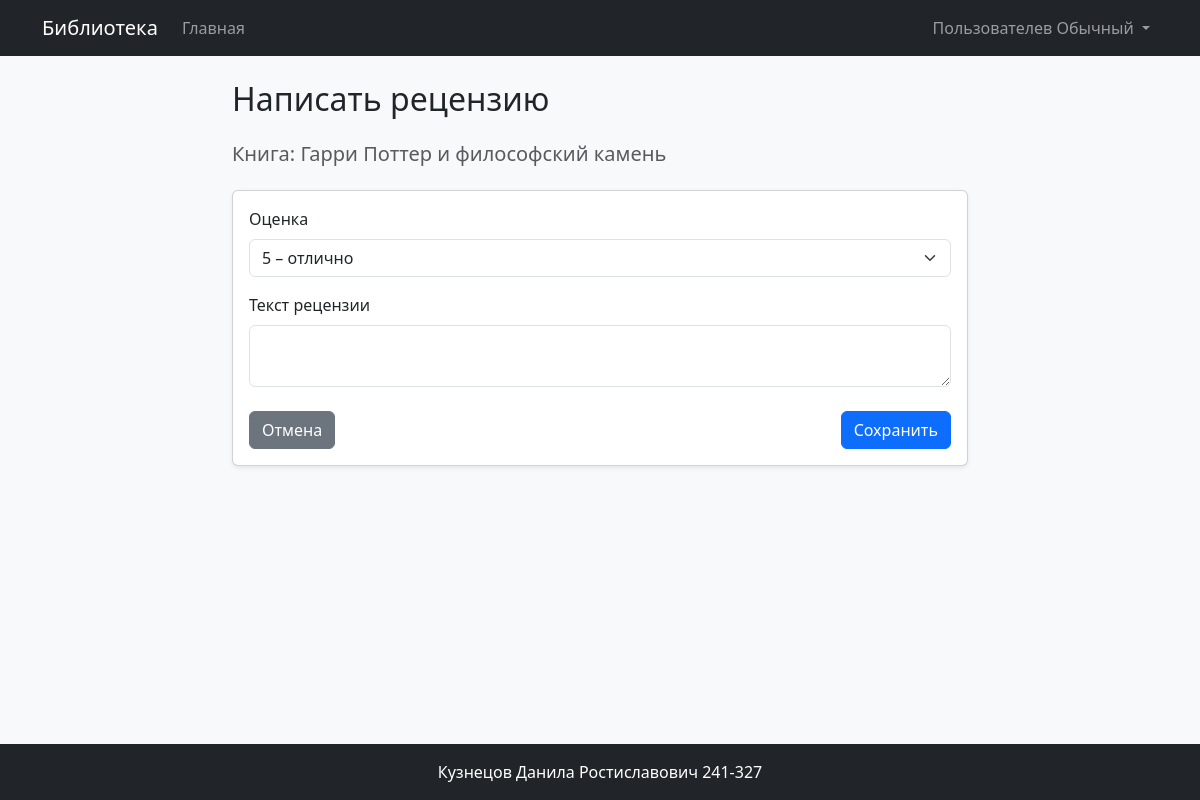
The app's page /book/5/review (signed in) with its own data.
### app/models.py (models this page shows, shortened)
class User(UserMixin, db.Model):
    __tablename__ = 'users'
    id = db.Column(db.Integer, primary_key=True)
    login = db.Column(db.String(50), nullable=False, unique=True)
    password_hash = db.Column(db.String(255), nullable=False)
    last_name = db.Column(db.String(50), nullable=False)
    first_name = db.Column(db.String(50), nullable=False)
    middle_name = db.Column(db.String(50), nullable=True)
    role_id = db.Column(db.Integer, db.ForeignKey('roles.id'), nullable=False)
    reviews = db.relationship('Review', backref='user', lazy=True)
    visit_logs = db.relationship('VisitLog', backref='user', lazy=True)
    @property
    def is_admin(self):
        return self.role.name == 'Администратор'
    @property
    def full_name(self):
        if self.middle_name:
            return f"{self.last_name} {self.first_name} {self.middle_name}"
        return f"{self.last_name} {self.first_name}"

class Book(db.Model):
    __tablename__ = 'books'
    id = db.Column(db.Integer, primary_key=True)
    title = db.Column(db.String(200), nullable=False)
    short_desc = db.Column(db.Text, nullable=False)
    year = db.Column(db.Integer, nullable=False)
    publisher = db.Column(db.String(100), nullable=False)
    author = db.Column(db.String(100), nullable=False)
    pages = db.Column(db.Integer, nullable=False)
    created_at = db.Column(db.DateTime, default=datetime.utcnow)
    genres = db.relationship('Genre', secondary=book_genres, backref=db.backref('books', lazy=True))
    cover = db.relationship('Cover', backref='book', uselist=False, cascade="all, delete-orphan")
    reviews = db.relationship('Review', backref='book', cascade="all, delete-orphan", lazy=True)
    visit_logs = db.relationship('VisitLog', backref='book', cascade="all, delete-orphan", lazy=True)

### app/routes.py (the view, shortened to what this page needs)
@bp.route('/book/<int:book_id>/review', methods=['GET', 'POST'])
@login_required
def add_review(book_id):
    book = Book.query.get_or_404(book_id)
    existing_review = Review.query.filter_by(book_id=book.id, user_id=current_user.id).first()
    if existing_review:
        flash('Вы уже оставляли рецензию на эту книгу', 'warning')
        return redirect(url_for('main.view_book', book_id=book.id))
    return render_template('book/review.html', book=book)

### app/auth.py (called while the page is built)
@login_manager.user_loader
def load_user(user_id):
    return User.query.get(int(user_id))

### app/templates/book/review.html (shortened to what this page needs)
{% extends 'base.html' %}
{% block content %}
<div class="row justify-content-center">
    <div class="col-md-8">
        <h2 class="mb-4">Написать рецензию</h2>
        <h5 class="text-muted mb-4">Книга: {{ book.title }}</h5>
        <div class="card shadow-sm">
            <div class="card-body">
                <form method="POST">
                    <div class="mb-3">
                        <label for="rating" class="form-label">Оценка</label>
                        <select class="form-select" id="rating" name="rating" required>
                            <option value="5" selected>5 – отлично</option>
                        </select>
                    </div>
                    <div class="mb-4">
                        <label for="text" class="form-label">Текст рецензии</label>
                        <textarea class="form-control" id="text" name="text"></textarea>
                    </div>
                    <div class="d-flex justify-content-between">
                        <a href="{{ url_for('main.view_book', book_id=book.id) }}" class="btn btn-secondary">Отмена</a>
                        <button type="submit" class="btn btn-primary">Сохранить</button>
                    </div>
                </form>
            </div>
        </div>
    </div>
</div>
{% endblock %}

### app/templates/base.html (shortened to what this page needs)
<!DOCTYPE html>
<html lang="ru">
<head>
    <link href="https://cdn.jsdelivr.net/npm/bootstrap@5.3.0/dist/css/bootstrap.min.css" rel="stylesheet">
    <link rel="stylesheet" href="https://cdn.jsdelivr.net/npm/easymde/dist/easymde.min.css">
    <link rel="stylesheet" href="{{ url_for('static', filename='style.css') }}">
</head>
<body class="d-flex flex-column min-vh-100">
<nav class="navbar navbar-expand-lg navbar-dark bg-dark mb-4">
    <div class="container">
        <a class="navbar-brand" href="{{ url_for('main.index') }}">Библиотека</a>
        <div class="collapse navbar-collapse" id="navbarNav">
            <ul class="navbar-nav me-auto">
                <li class="nav-item">
                    <a class="nav-link" href="{{ url_for('main.index') }}">Главная</a>
                </li>
            </ul>
            <ul class="navbar-nav">
                {% if current_user.is_authenticated %}
                <li class="nav-item dropdown">
                    <a class="nav-link dropdown-toggle" href="#" id="navbarDropdown" role="button" data-bs-toggle="dropdown" aria-expanded="false">
                        {{ current_user.full_name }}
                    </a>
                </li>
                {% else %}
                <li class="nav-item">
                    <a class="nav-link" href="{{ url_for('auth.login') }}">Войти</a>
                </li>
                {% endif %}
            </ul>
        </div>
    </div>
</nav>
<div class="container flex-grow-1">
    {% block content %}{% endblock %}
</div>
<footer class="bg-dark text-white text-center py-3 mt-4">
    <div class="container">
        <p class="mb-0">Кузнецов Данила Ростиславович 241-327</p>
    </div>
</footer>
</body>
</html>

### app/static/style.css (style rules this page uses)
body { background-color: #f8f9fa; }
.card { transition: transform 0.2s ease-in-out; }

### records on screen
User: full_name "Пользователев Обычный"
Book: title "Гарри Поттер и философский камень"
